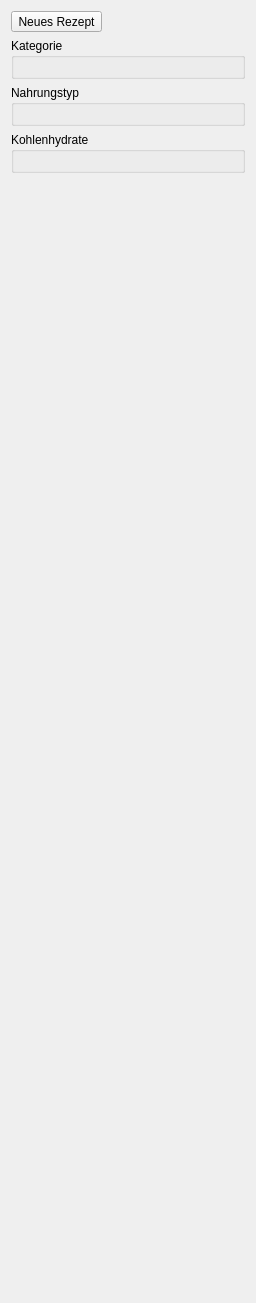
             <widget class="QWidget" name="scrollAreaWidgetContents">
              <property name="geometry">
               <rect>
                <x>0</x>
                <y>0</y>
                <width>256</width>
                <height>1303</height>
               </rect>
              </property>
              <layout class="QVBoxLayout" name="verticalLayout_5">
               <item>
                <widget class="QToolButton" name="buttonNeuesRezept">
                 <property name="text">
                  <string>Neues Rezept</string>
                 </property>
                 <property name="toolButtonStyle">
                  <enum>Qt::ToolButtonTextBesideIcon</enum>
                 </property>
                </widget>
               </item>
               <item>
                <widget class="QGroupBox" name="kategorieGroupBox">
                 <property name="sizePolicy">
                  <sizepolicy hsizetype="Minimum" vsizetype="Minimum">
                   <horstretch>0</horstretch>
                   <verstretch>0</verstretch>
                  </sizepolicy>
                 </property>
                 <property name="title">
                  <string>Kategorie</string>
                 </property>
                 <layout class="QVBoxLayout" name="verticalLayout_2"/>
                </widget>
               </item>
               <item>
                <widget class="QGroupBox" name="nahrungGroupBox">
                 <property name="sizePolicy">
                  <sizepolicy hsizetype="Minimum" vsizetype="Minimum">
                   <horstretch>0</horstretch>
                   <verstretch>0</verstretch>
                  </sizepolicy>
                 </property>
                 <property name="title">
                  <string>Nahrungstyp</string>
                 </property>
                 <layout class="QVBoxLayout" name="verticalLayout_3"/>
                </widget>
               </item>
               <item>
                <widget class="QGroupBox" name="kohlehydrateGroupBox">
                 <property name="sizePolicy">
                  <sizepolicy hsizetype="Minimum" vsizetype="Minimum">
                   <horstretch>0</horstretch>
                   <verstretch>0</verstretch>
                  </sizepolicy>
                 </property>
                 <property name="title">
                  <string>Kohlenhydrate</string>
                 </property>
                 <layout class="QVBoxLayout" name="verticalLayout_4"/>
                </widget>
               </item>
               <item>
                <spacer name="verticalSpacer_11">
                 <property name="orientation">
                  <enum>Qt::Vertical</enum>
                 </property>
                 <property name="sizeHint" stdset="0">
                  <size>
                   <width>20</width>
                   <height>40</height>
                  </size>
                 </property>
                </spacer>
               </item>
              </layout>
             </widget>
